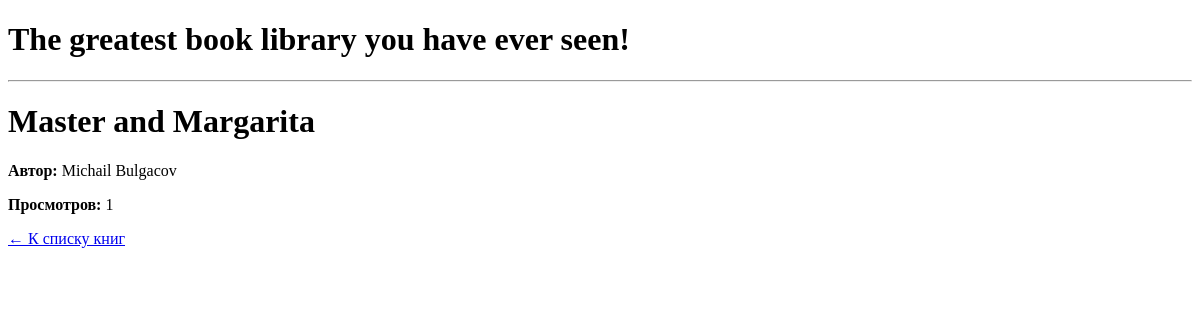
Page /books/id/4 on the committed database.
### tables this page shows
CREATE TABLE `table_books` (
                    id INTEGER PRIMARY KEY AUTOINCREMENT, 
                    title TEXT, 
                    author TEXT
                , views INTEGER DEFAULT 0);

### routes.py (the view)
@app.route('/books/id/<int:book_id>')
def book_detail(book_id: int):
    book = get_book_by_id(book_id)
    if not book:
        return "Книга не найдена", 404
    increment_views(book_id)
    return render_template('book_detail.html', book=book)

### models.py (called while the page is built)
def increment_views(book_id: int) -> None:
    with sqlite3.connect('table_books.db') as conn:
        cursor: sqlite3.Cursor = conn.cursor()
        cursor.execute(
            """
            UPDATE `table_books` SET views = views + 1
            WHERE id = ?
            """,
            (book_id,)
        )
        conn.commit()

def get_book_by_id(book_id: int) -> Optional[Book]:
    with sqlite3.connect('table_books.db') as conn:
        cursor: sqlite3.Cursor = conn.cursor()
        cursor.execute("SELECT * FROM `table_books` WHERE id = ?", (book_id,))
        row = cursor.fetchone()
        return Book(*row) if row else None

    def __getitem__(self, item: str) -> Any:
        return getattr(self, item)

### templates/book_detail.html
{% extends "base.html" %}
{% block content %}
<div class="book-detail">
    <h1>{{ book['title'] }}</h1>
    <p><strong>Автор:</strong> {{ book['author'] }}</p>
    <p><strong>Просмотров:</strong> {{ book['views'] }}</p>
    <a href="/books">← К списку книг</a>
</div>
{% endblock %}

### rows in the picture
table_books: title "Master and Margarita", author "Michail Bulgacov", views "1"
